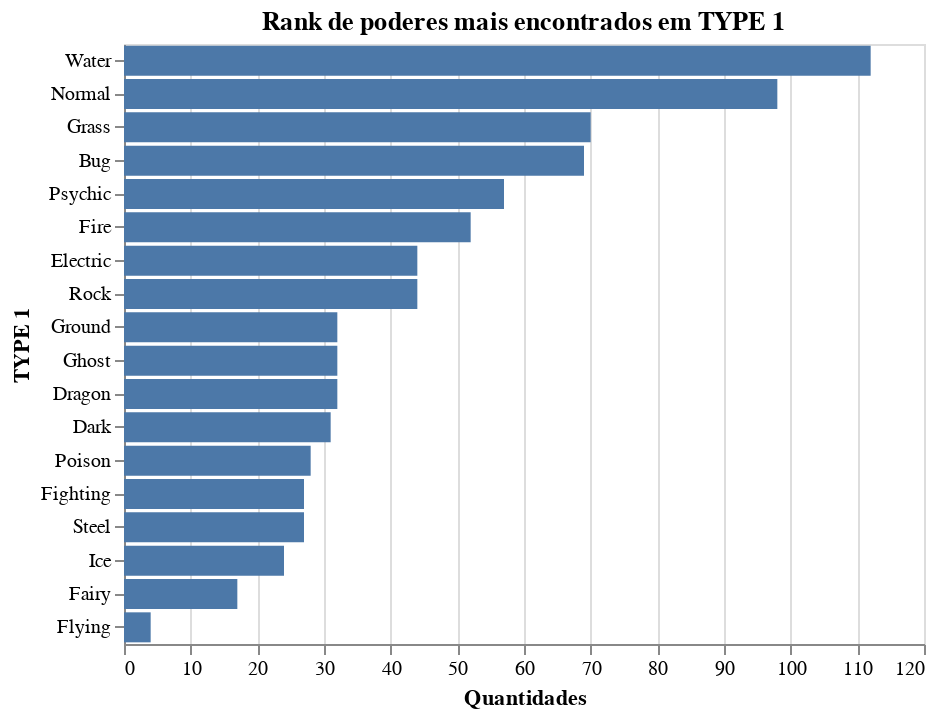

Write notebook code for a chart like this one.
### Markdown cell above
## 6) Usando o dataset Pokemon, crie um rank bar que mostre o rank para Type 1

### Code cell
# resposta 6
Chart(poke).transform_aggregate(
    count='count()',
    groupby=['TYPE 1']
).mark_bar().properties(title='Rank de poderes mais encontrados em TYPE 1').encode(
        x=X('count:Q', axis=Axis(title='Quantidades')),
    y=Y('TYPE 1:N', sort=EncodingSortField(field='count', order='descending'))
)

### Figure 1 — Vega-Lite specification as saved in the notebook (floating-point values rounded to 4 significant figures; data arrays with more than 128 entries replaced by an {"elided": "..."} marker saying what was removed)
{"$schema": "https://vega.github.io/schema/vega-lite/v3.3.0.json", "config": {"mark": {"tooltip": null}, "view": {"height": 300, "width": 400}}, "data": {"name": "data-4d288141d1cf3919048727e04aff6b82"}, "datasets": {"data-4d288141d1cf3919048727e04aff6b82": {"elided": "800 records"}}, "encoding": {"x": {"axis": {"title": "Quantidades"}, "field": "count", "type": "quantitative"}, "y": {"field": "TYPE 1", "sort": {"field": "count", "order": "descending"}, "type": "nominal"}}, "mark": "bar", "title": "Rank de poderes mais encontrados em TYPE 1", "transform": [{"aggregate": [{"as": "count", "op": "count"}], "groupby": ["TYPE 1"]}]}
